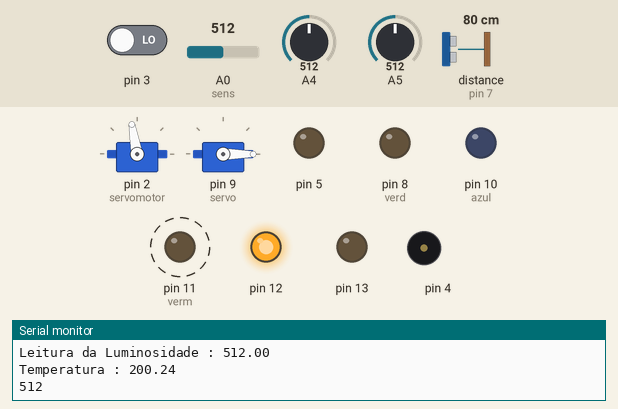
The sketch below on a simulated Arduino Uno, built with avr-gcc and run on an emulated ATmega328P. Shown: 2 × servo, output pins drawn as LEDs (lit = HIGH), buzzer (waves = sounding), the last lines printed to the serial monitor. Wiring (inferred from the names in the program): ultrasonic range finder: trigger pin 6; echo pin 7. Dashed ring = blinking. Inputs (shaded band) come from the test bench; at power-on: A0 (sens) = 512, A4 = 512, A5 = 512, distance to the obstacle (sensor on pin 7) 80 cm, pin 3 LOW. The echo pulse lasts 58.3 µs per cm; pins used as bus, display or sensor lines are not drawn.

Above: at 1.2 s.
1.3 s: A0 (sens) set to 473
At 2.9 s:
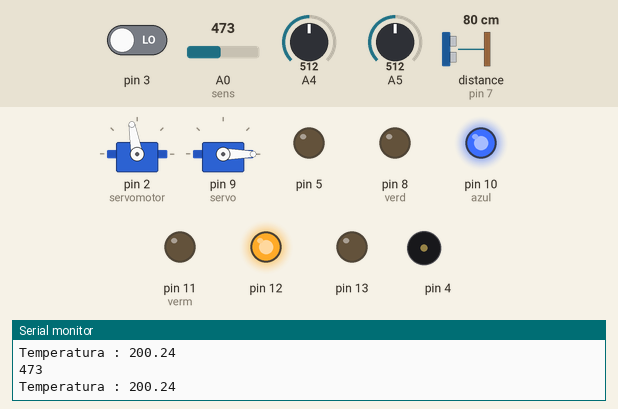
3.8 s: A4 set to 489
At 4.9 s:
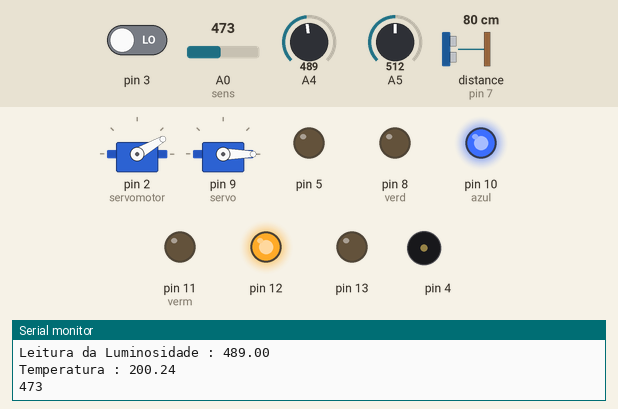
5.4 s: A5 set to 175
6.9 s: A5 set to 146
At 8.1 s:
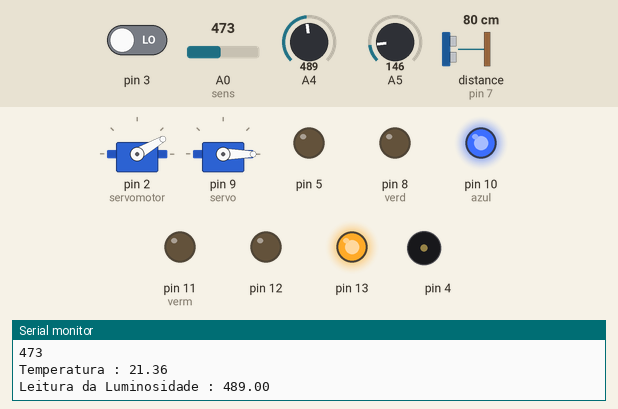
8.5 s: distance to the obstacle (sensor on pin 7) set to 2 cm
At 9.8 s:
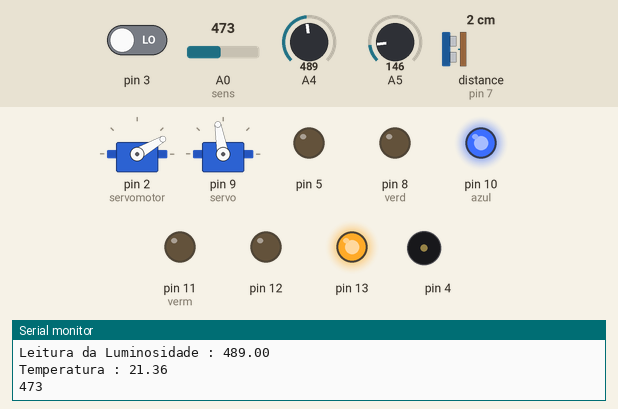
10.1 s: pin 3 driven HIGH
At 11.2 s:
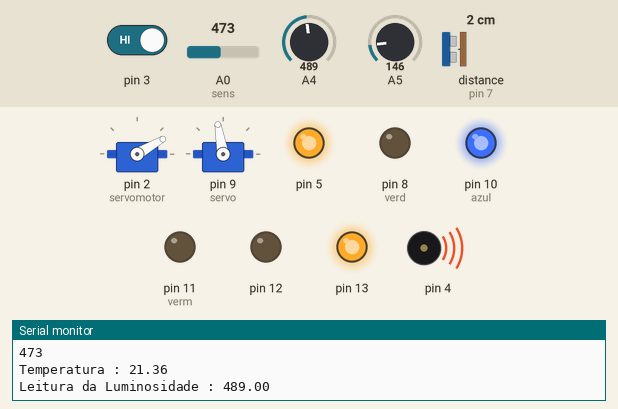
Timing chart, 0 to 12.6 s (numbered marks = the images above; inputs shaded):
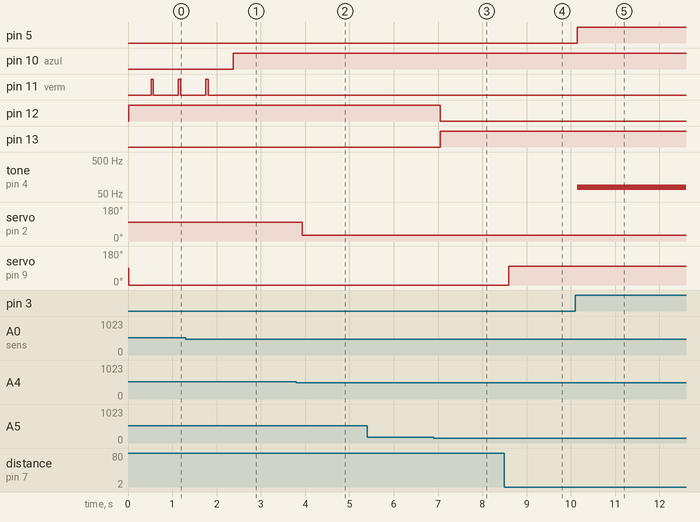

Measured:
- the behaviour switches between 490 and 489 on A0 (sens) (found by bisection; images 0 and 1)
- the behaviour switches between 500 and 499 on A4 (found by bisection; images 1 and 2)
- the behaviour switches between 162 and 161 on A5 (found by bisection; images 2 and 3)
- after the input at 1.3 s, pin 10 (azul): LOW → HIGH after 1.1 s; pin 11 (verm): goes on until 1.8 s, then stays LOW
- after the input at 3.8 s, servo on pin 2 (servomotor): 100° → 30° after 0.13 s
- after the input at 6.9 s, pin 12: HIGH → LOW after 0.15 s; pin 13: LOW → HIGH after 0.15 s
- after the input at 8.5 s, servo on pin 9 (servo): 0° → 100° after 0.09 s
- after the input at 10.1 s, pin 5: LOW → HIGH at once; tone on pin 4: silent → 80 Hz at once

The sketch:

sketch_nov11a_copy_20241111180957.ino
```cpp
#include <Servo.h>
#define trigPin 6
#define echoPin 7
Servo servo;
Servo servomotor;

int verd = 8;
int azul = 10;
int verm = 11;
int sens = A0;
int gas = 0;
int leituraLdr;

float leituraTemp=0;
float temperatura;
float luminosidade;

void setup()
{
	Serial.begin(9600);
  	servomotor.attach(2);

  	pinMode(verd, OUTPUT);
  	pinMode(azul, OUTPUT);
  	pinMode(verm, OUTPUT);
  	pinMode(trigPin, OUTPUT);
	pinMode(echoPin, INPUT);
	servo.attach(9);
  	pinMode(A5, INPUT);
  	pinMode(A4, INPUT);
  	pinMode(3, INPUT);
  	pinMode(5,OUTPUT);
  	pinMode(4,OUTPUT);
  	pinMode(12,OUTPUT);
  	pinMode(13,OUTPUT);
}

void loop()
//cortina
{

  leituraTemp = analogRead(A5)*5;
  temperatura =((leituraTemp/1023)-0.5)*100;
  Serial.print("Temperatura : ");
  Serial.println(temperatura);

  luminosidade = analogRead(A4);
  Serial.print("Leitura da Luminosidade : ");
  Serial.println(luminosidade);

  if(luminosidade <=500)
  {
	servomotor.write(30);
  }
  if(luminosidade >=500)
  {
   servomotor.write(100);
  }
  //sensor de presença
  {
  digitalWrite(5, LOW);
  int read=digitalRead(3);
  if(read == HIGH)
  {
    digitalWrite(5,HIGH);
    delay(000);
    tone (4, 80, 0);
  }
   if(read == LOW)
   {
   delay(0);
  noTone(4);
   }
}
  //sensor portao garagem
  {
  long duration, distance;
digitalWrite(trigPin, LOW);
delayMicroseconds(2);
digitalWrite(trigPin, HIGH);
delayMicroseconds(10);
digitalWrite(trigPin, LOW);
duration = pulseIn(echoPin, HIGH);
distance = (duration/2) / 29.1;
if (distance < 30) {
servo.write(100);
}
if (distance > 31) {
servo.write(0);
}
}
  //temperatura
  {
  leituraTemp = analogRead(A5)*5;
  temperatura=((leituraTemp/1023)-0.5)*100;
  Serial.print("Temperatura : ");
  Serial.println(temperatura);
  if (temperatura <= 29)
{
    digitalWrite(13, HIGH);
    digitalWrite(12, LOW);
}
  if (temperatura >= 30)
{
    digitalWrite(13, LOW);
	digitalWrite(12, HIGH);
  }
}
  //detector de gas
  {
  gas=analogRead(sens);
  Serial.println(gas);
  delay(500);

  if (gas >= 610) {
    digitalWrite(verd, LOW);
    digitalWrite(azul, LOW);
    digitalWrite(verm, HIGH);
  }
  else if(gas >= 490) {
    digitalWrite(verd, LOW);
    digitalWrite(azul, LOW);
    digitalWrite(verm, HIGH);
    delay(50);
    digitalWrite(verm, LOW);
    delay(50);
  }
  else if(gas >= 380) {
    digitalWrite(verd, LOW);
    digitalWrite(verm, LOW);
    digitalWrite(azul, HIGH);
  }
  else if(gas >= 307) {
    digitalWrite(verd, LOW);
    digitalWrite(verm, LOW);
    digitalWrite(azul, HIGH);
    delay(50);
    digitalWrite(azul, LOW);
    delay(50);
  }
  else if(gas <= 306) {
    digitalWrite(verd, HIGH);
    digitalWrite(azul, LOW);
    digitalWrite(verm, LOW);
  }
  }
}
        
```
